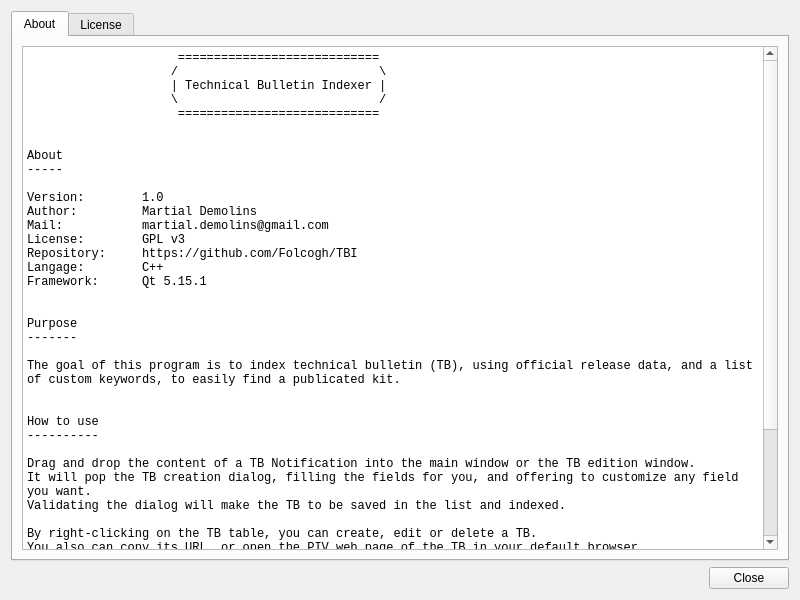
<?xml version="1.0" encoding="UTF-8"?>
<ui version="4.0">
 <class>DlgHelp</class>
 <widget class="QWidget" name="DlgHelp">
  <property name="geometry">
   <rect>
    <x>0</x>
    <y>0</y>
    <width>800</width>
    <height>600</height>
   </rect>
  </property>
  <property name="minimumSize">
   <size>
    <width>800</width>
    <height>600</height>
   </size>
  </property>
  <property name="windowTitle">
   <string>Form</string>
  </property>
  <layout class="QVBoxLayout" name="verticalLayout">
   <item>
    <widget class="QTabWidget" name="Tabs">
     <property name="currentIndex">
      <number>0</number>
     </property>
     <widget class="QWidget" name="TabAbout">
      <attribute name="title">
       <string>About</string>
      </attribute>
      <layout class="QVBoxLayout" name="verticalLayout_3">
       <item>
        <widget class="QPlainTextEdit" name="plainTextEdit_2">
         <property name="font">
          <font>
           <family>Consolas</family>
          </font>
         </property>
         <property name="plainText">
          <string>                     ============================
                    /                            \
                    | Technical Bulletin Indexer |
                    \                            /
                     ============================


About
-----

Version:        1.0
Author:         Martial Demolins
Mail:           martial.demolins@gmail.com
License:        GPL v3
Repository:     https://github.com/Folcogh/TBI
Langage:        C++
Framework:      Qt 5.15.1


Purpose
-------

The goal of this program is to index technical bulletin (TB), using official release data, and a list of custom keywords, to easily find a publicated kit.


How to use
----------

Drag and drop the content of a TB Notification into the main window or the TB edition window.
It will pop the TB creation dialog, filling the fields for you, and offering to customize any field you want.
Validating the dialog will make the TB to be saved in the list and indexed.

By right-clicking on the TB table, you can create, edit or delete a TB.
You also can copy its URL, or open the PIV web page of the TB in your default browser.
Obviously, you need to be connected to TP intranet to perform this.

When adding a new TB, fill the keywords field with your own words: this field is used to quickly find a TB you have added beforehand.

Notes:
- the index file (index.tbi) is saved in the program current directory.
- run the program with the --check-database to force DB check at startup
</string>
         </property>
        </widget>
       </item>
      </layout>
     </widget>
     <widget class="QWidget" name="TabLicense">
      <attribute name="title">
       <string>License</string>
      </attribute>
      <layout class="QVBoxLayout" name="verticalLayout_2">
       <item>
        <widget class="QPlainTextEdit" name="plainTextEdit">
         <property name="plainText">
          <string>                    GNU GENERAL PUBLIC LICENSE
                       Version 3, 29 June 2007

 Copyright (C) 2007 Free Software Foundation, Inc. &lt;https://fsf.org/&gt;
 Everyone is permitted to copy and distribute verbatim copies
 of this license document, but changing it is not allowed.

                            Preamble

  The GNU General Public License is a free, copyleft license for
software and other kinds of works.

  The licenses for most software and other practical works are designed
to take away your freedom to share and change the works.  By contrast,
the GNU General Public License is intended to guarantee your freedom to
share and change all versions of a program--to make sure it remains free
software for all its users.  We, the Free Software Foundation, use the
GNU General Public License for most of our software; it applies also to
any other work released this way by its authors.  You can apply it to
your programs, too.

  When we speak of free software, we are referring to freedom, not
price.  Our General Public Licenses are designed to make sure that you
have the freedom to distribute copies of free software (and charge for
them if you wish), that you receive source code or can get it if you
want it, that you can change the software or use pieces of it in new
free programs, and that you know you can do these things.

  To protect your rights, we need to prevent others from denying you
these rights or asking you to surrender the rights.  Therefore, you have
certain responsibilities if you distribute copies of the software, or if
you modify it: responsibilities to respect the freedom of others.

  For example, if you distribute copies of such a program, whether
gratis or for a fee, you must pass on to the recipients the same
freedoms that you received.  You must make sure that they, too, receive
or can get the source code.  And you must show them these terms so they
know their rights.

  Developers that use the GNU GPL protect your rights with two steps:
(1) assert copyright on the software, and (2) offer you this License
giving you legal permission to copy, distribute and/or modify it.

  For the developers' and authors' protection, the GPL clearly explains
that there is no warranty for this free software.  For both users' and
authors' sake, the GPL requires that modified versions be marked as
changed, so that their problems will not be attributed erroneously to
authors of previous versions.

  Some devices are designed to deny users access to install or run
modified versions of the software inside them, although the manufacturer
can do so.  This is fundamentally incompatible with the aim of
protecting users' freedom to change the software.  The systematic
pattern of such abuse occurs in the area of products for individuals to
use, which is precisely where it is most unacceptable.  Therefore, we
have designed this version of the GPL to prohibit the practice for those
products.  If such problems arise substantially in other domains, we
stand ready to extend this provision to those domains in future versions
of the GPL, as needed to protect the freedom of users.

  Finally, every program is threatened constantly by software patents.
States should not allow patents to restrict development and use of
software on general-purpose computers, but in those that do, we wish to
avoid the special danger that patents applied to a free program could
make it effectively proprietary.  To prevent this, the GPL assures that
patents cannot be used to render the program non-free.

  The precise terms and conditions for copying, distribution and
modification follow.

                       TERMS AND CONDITIONS

  0. Definitions.

  &quot;This License&quot; refers to version 3 of the GNU General Public License.

  &quot;Copyright&quot; also means copyright-like laws that apply to other kinds of
works, such as semiconductor masks.

  &quot;The Program&quot; refers to any copyrightable work licensed under this
License.  Each licensee is addressed as &quot;you&quot;.  &quot;Licensees&quot; and
&quot;recipients&quot; may be individuals or organizations.

  To &quot;modify&quot; a work means to copy from or adapt all or part of the work
in a fashion requiring copyright permission, other than the making of an
exact copy.  The resulting work is called a &quot;modified version&quot; of the
earlier work or a work &quot;based on&quot; the earlier work.

  A &quot;covered work&quot; means either the unmodified Program or a work based
on the Program.

  To &quot;propagate&quot; a work means to do anything with it that, without
permission, would make you directly or secondarily liable for
infringement under applicable copyright law, except executing it on a
computer or modifying a private copy.  Propagation includes copying,
distribution (with or without modification), making available to the
public, and in some countries other activities as well.

  To &quot;convey&quot; a work means any kind of propagation that enables other
parties to make or receive copies.  Mere interaction with a user through
a computer network, with no transfer of a copy, is not conveying.

  An interactive user interface displays &quot;Appropriate Legal Notices&quot;
to the extent that it includes a convenient and prominently visible
feature that (1) displays an appropriate copyright notice, and (2)
tells the user that there is no warranty for the work (except to the
extent that warranties are provided), that licensees may convey the
work under this License, and how to view a copy of this License.  If
the interface presents a list of user commands or options, such as a
menu, a prominent item in the list meets this criterion.

  1. Source Code.

  The &quot;source code&quot; for a work means the preferred form of the work
for making modifications to it.  &quot;Object code&quot; means any non-source
form of a work.

  A &quot;Standard Interface&quot; means an interface that either is an official
standard defined by a recognized standards body, or, in the case of
interfaces specified for a particular programming language, one that
is widely used among developers working in that language.

  The &quot;System Libraries&quot; of an executable work include anything, other
than the work as a whole, that (a) is included in the normal form of
packaging a Major Component, but which is not part of that Major
Component, and (b) serves only to enable use of the work with that
Major Component, or to implement a Standard Interface for which an
implementation is available to the public in source code form.  A
&quot;Major Component&quot;, in this context, means a major essential component
(kernel, window system, and so on) of the specific operating system
(if any) on which the executable work runs, or a compiler used to
produce the work, or an object code interpreter used to run it.

  The &quot;Corresponding Source&quot; for a work in object code form means all
the source code needed to generate, install, and (for an executable
work) run the object code and to modify the work, including scripts to
control those activities.  However, it does not include the work's
System Libraries, or general-purpose tools or generally available free
programs which are used unmodified in performing those activities but
which are not part of the work.  For example, Corresponding Source
includes interface definition files associated with source files for
the work, and the source code for shared libraries and dynamically
linked subprograms that the work is specifically designed to require,
such as by intimate data communication or control flow between those
subprograms and other parts of the work.

  The Corresponding Source need not include anything that users
can regenerate automatically from other parts of the Corresponding
Source.

  The Corresponding Source for a work in source code form is that
same work.

  2. Basic Permissions.

  All rights granted under this License are granted for the term of
copyright on the Program, and are irrevocable provided the stated
conditions are met.  This License explicitly affirms your unlimited
permission to run the unmodified Program.  The output from running a
covered work is covered by this License only if the output, given its
content, constitutes a covered work.  This License acknowledges your
rights of fair use or other equivalent, as provided by copyright law.

  You may make, run and propagate covered works that you do not
convey, without conditions so long as your license otherwise remains
in force.  You may convey covered works to others for the sole purpose
of having them make modifications exclusively for you, or provide you
with facilities for running those works, provided that you comply with
the terms of this License in conveying all material for which you do
not control copyright.  Those thus making or running the covered works
for you must do so exclusively on your behalf, under your direction
and control, on terms that prohibit them from making any copies of
your copyrighted material outside their relationship with you.

  Conveying under any other circumstances is permitted solely under
the conditions stated below.  Sublicensing is not allowed; section 10
makes it unnecessary.

  3. Protecting Users' Legal Rights From Anti-Circumvention Law.

  No covered work shall be deemed part of an effective technological
measure under any applicable law fulfilling obligations under article
11 of the WIPO copyright treaty adopted on 20 December 1996, or
similar laws prohibiting or restricting circumvention of such
measures.

  When you convey a covered work, you waive any legal power to forbid
circumvention of technological measures to the extent such circumvention
is effected by exercising rights under this License with respect to
the covered work, and you disclaim any intention to limit operation or
modification of the work as a means of enforcing, against the work's
users, your or third parties' legal rights to forbid circumvention of
technological measures.

  4. Conveying Verbatim Copies.

  You may convey verbatim copies of the Program's source code as you
receive it, in any medium, provided that you conspicuously and
appropriately publish on each copy an appropriate copyright notice;
keep intact all notices stating that this License and any
non-permissive terms added in accord with section 7 apply to the code;
keep intact all notices of the absence of any warranty; and give all
recipients a copy of this License along with the Program.

  You may charge any price or no price for each copy that you convey,
and you may offer support or warranty protection for a fee.

  5. Conveying Modified Source Versions.

  You may convey a work based on the Program, or the modifications to
produce it from the Program, in the form of source code under the
terms of section 4, provided that you also meet all of these conditions:

    a) The work must carry prominent notices stating that you modified
    it, and giving a relevant date.

    b) The work must carry prominent notices stating that it is
    released under this License and any conditions added under section
    7.  This requirement modifies the requirement in section 4 to
    &quot;keep intact all notices&quot;.

    c) You must license the entire work, as a whole, under this
    License to anyone who comes into possession of a copy.  This
    License will therefore apply, along with any applicable section 7
    additional terms, to the whole of the work, and all its parts,
    regardless of how they are packaged.  This License gives no
    permission to license the work in any other way, but it does not
    invalidate such permission if you have separately received it.

    d) If the work has interactive user interfaces, each must display
    Appropriate Legal Notices; however, if the Program has interactive
    interfaces that do not display Appropriate Legal Notices, your
    work need not make them do so.

  A compilation of a covered work with other separate and independent
works, which are not by their nature extensions of the covered work,
and which are not combined with it such as to form a larger program,
in or on a volume of a storage or distribution medium, is called an
&quot;aggregate&quot; if the compilation and its resulting copyright are not
used to limit the access or legal rights of the compilation's users
beyond what the individual works permit.  Inclusion of a covered work
in an aggregate does not cause this License to apply to the other
parts of the aggregate.

  6. Conveying Non-Source Forms.

  You may convey a covered work in object code form under the terms
of sections 4 and 5, provided that you also convey the
machine-readable Corresponding Source under the terms of this License,
in one of these ways:

    a) Convey the object code in, or embodied in, a physical product
    (including a physical distribution medium), accompanied by the
    Corresponding Source fixed on a durable physical medium
    customarily used for software interchange.

    b) Convey the object code in, or embodied in, a physical product
    (including a physical distribution medium), accompanied by a
    written offer, valid for at least three years and valid for as
    long as you offer spare parts or customer support for that product
    model, to give anyone who possesses the object code either (1) a
    copy of the Corresponding Source for all the software in the
    product that is covered by this License, on a durable physical
    medium customarily used for software interchange, for a price no
    more than your reasonable cost of physically performing this
    conveying of source, or (2) access to copy the
    Corresponding Source from a network server at no charge.

    c) Convey individual copies of the object code with a copy of the
    written offer to provide the Corresponding Source.  This
    alternative is allowed only occasionally and noncommercially, and
    only if you received the object code with such an offer, in accord
    with subsection 6b.

    d) Convey the object code by offering access from a designated
    place (gratis or for a charge), and offer equivalent access to the
    Corresponding Source in the same way through the same place at no
    further charge.  You need not require recipients to copy the
    Corresponding Source along with the object code.  If the place to
    copy the object code is a network server, the Corresponding Source
    may be on a different server (operated by you or a third party)
    that supports equivalent copying facilities, provided you maintain
    clear directions next to the object code saying where to find the
    Corresponding Source.  Regardless of what server hosts the
    Corresponding Source, you remain obligated to ensure that it is
    available for as long as needed to satisfy these requirements.

    e) Convey the object code using peer-to-peer transmission, provided
    you inform other peers where the object code and Corresponding
    Source of the work are being offered to the general public at no
    charge under subsection 6d.

  A separable portion of the object code, whose source code is excluded
from the Corresponding Source as a System Library, need not be
included in conveying the object code work.

  A &quot;User Product&quot; is either (1) a &quot;consumer product&quot;, which means any
tangible personal property which is normally used for personal, family,
or household purposes, or (2) anything designed or sold for incorporation
into a dwelling.  In determining whether a product is a consumer product,
doubtful cases shall be resolved in favor of coverage.  For a particular
product received by a particular user, &quot;normally used&quot; refers to a
typical or common use of that class of product, regardless of the status
of the particular user or of the way in which the particular user
actually uses, or expects or is expected to use, the product.  A product
is a consumer product regardless of whether the product has substantial
commercial, industrial or non-consumer uses, unless such uses represent
the only significant mode of use of the product.

  &quot;Installation Information&quot; for a User Product means any methods,
procedures, authorization keys, or other information required to install
and execute modified versions of a covered work in that User Product from
a modified version of its Corresponding Source.  The information must
suffice to ensure that the continued functioning of the modified object
code is in no case prevented or interfered with solely because
modification has been made.

  If you convey an object code work under this section in, or with, or
specifically for use in, a User Product, and the conveying occurs as
part of a transaction in which the right of possession and use of the
User Product is transferred to the recipient in perpetuity or for a
fixed term (regardless of how the transaction is characterized), the
Corresponding Source conveyed under this section must be accompanied
by the Installation Information.  But this requirement does not apply
if neither you nor any third party retains the ability to install
modified object code on the User Product (for example, the work has
been installed in ROM).

  The requirement to provide Installation Information does not include a
requirement to continue to provide support service, warranty, or updates
for a work that has been modified or installed by the recipient, or for
the User Product in which it has been modified or installed.  Access to a
network may be denied when the modification itself materially and
adversely affects the operation of the network or violates the rules and
protocols for communication across the network.

  Corresponding Source conveyed, and Installation Information provided,
in accord with this section must be in a format that is publicly
documented (and with an implementation available to the public in
source code form), and must require no special password or key for
unpacking, reading or copying.

  7. Additional Terms.

  &quot;Additional permissions&quot; are terms that supplement the terms of this
License by making exceptions from one or more of its conditions.
Additional permissions that are applicable to the entire Program shall
be treated as though they were included in this License, to the extent
that they are valid under applicable law.  If additional permissions
apply only to part of the Program, that part may be used separately
under those permissions, but the entire Program remains governed by
this License without regard to the additional permissions.

  When you convey a copy of a covered work, you may at your option
remove any additional permissions from that copy, or from any part of
it.  (Additional permissions may be written to require their own
removal in certain cases when you modify the work.)  You may place
additional permissions on material, added by you to a covered work,
for which you have or can give appropriate copyright permission.

  Notwithstanding any other provision of this License, for material you
add to a covered work, you may (if authorized by the copyright holders of
that material) supplement the terms of this License with terms:

    a) Disclaiming warranty or limiting liability differently from the
    terms of sections 15 and 16 of this License; or

    b) Requiring preservation of specified reasonable legal notices or
    author attributions in that material or in the Appropriate Legal
    Notices displayed by works containing it; or

    c) Prohibiting misrepresentation of the origin of that material, or
    requiring that modified versions of such material be marked in
    reasonable ways as different from the original version; or

    d) Limiting the use for publicity purposes of names of licensors or
    authors of the material; or

    e) Declining to grant rights under trademark law for use of some
    trade names, trademarks, or service marks; or

    f) Requiring indemnification of licensors and authors of that
    material by anyone who conveys the material (or modified versions of
    it) with contractual assumptions of liability to the recipient, for
    any liability that these contractual assumptions directly impose on
    those licensors and authors.

  All other non-permissive additional terms are considered &quot;further
restrictions&quot; within the meaning of section 10.  If the Program as you
received it, or any part of it, contains a notice stating that it is
governed by this License along with a term that is a further
restriction, you may remove that term.  If a license document contains
a further restriction but permits relicensing or conveying under this
License, you may add to a covered work material governed by the terms
of that license document, provided that the further restriction does
not survive such relicensing or conveying.

  If you add terms to a covered work in accord with this section, you
must place, in the relevant source files, a statement of the
additional terms that apply to those files, or a notice indicating
where to find the applicable terms.

  Additional terms, permissive or non-permissive, may be stated in the
form of a separately written license, or stated as exceptions;
the above requirements apply either way.

  8. Termination.

  You may not propagate or modify a covered work except as expressly
provided under this License.  Any attempt otherwise to propagate or
modify it is void, and will automatically terminate your rights under
this License (including any patent licenses granted under the third
paragraph of section 11).

  However, if you cease all violation of this License, then your
license from a particular copyright holder is reinstated (a)
provisionally, unless and until the copyright holder explicitly and
finally terminates your license, and (b) permanently, if the copyright
holder fails to notify you of the violation by some reasonable means
prior to 60 days after the cessation.

  Moreover, your license from a particular copyright holder is
reinstated permanently if the copyright holder notifies you of the
violation by some reasonable means, this is the first time you have
received notice of violation of this License (for any work) from that
copyright holder, and you cure the violation prior to 30 days after
your receipt of the notice.

  Termination of your rights under this section does not terminate the
licenses of parties who have received copies or rights from you under
this License.  If your rights have been terminated and not permanently
reinstated, you do not qualify to receive new licenses for the same
material under section 10.

  9. Acceptance Not Required for Having Copies.

  You are not required to accept this License in order to receive or
run a copy of the Program.  Ancillary propagation of a covered work
occurring solely as a consequence of using peer-to-peer transmission
to receive a copy likewise does not require acceptance.  However,
nothing other than this License grants you permission to propagate or
modify any covered work.  These actions infringe copyright if you do
not accept this License.  Therefore, by modifying or propagating a
covered work, you indicate your acceptance of this License to do so.

  10. Automatic Licensing of Downstream Recipients.

  Each time you convey a covered work, the recipient automatically
receives a license from the original licensors, to run, modify and
propagate that work, subject to this License.  You are not responsible
for enforcing compliance by third parties with this License.

  An &quot;entity transaction&quot; is a transaction transferring control of an
organization, or substantially all assets of one, or subdividing an
organization, or merging organizations.  If propagation of a covered
work results from an entity transaction, each party to that
transaction who receives a copy of the work also receives whatever
licenses to the work the party's predecessor in interest had or could
give under the previous paragraph, plus a right to possession of the
Corresponding Source of the work from the predecessor in interest, if
the predecessor has it or can get it with reasonable efforts.

  You may not impose any further restrictions on the exercise of the
rights granted or affirmed under this License.  For example, you may
not impose a license fee, royalty, or other charge for exercise of
rights granted under this License, and you may not initiate litigation
(including a cross-claim or counterclaim in a lawsuit) alleging that
any patent claim is infringed by making, using, selling, offering for
sale, or importing the Program or any portion of it.

  11. Patents.

  A &quot;contributor&quot; is a copyright holder who authorizes use under this
License of the Program or a work on which the Program is based.  The
work thus licensed is called the contributor's &quot;contributor version&quot;.

  A contributor's &quot;essential patent claims&quot; are all patent claims
owned or controlled by the contributor, whether already acquired or
hereafter acquired, that would be infringed by some manner, permitted
by this License, of making, using, or selling its contributor version,
but do not include claims that would be infringed only as a
consequence of further modification of the contributor version.  For
purposes of this definition, &quot;control&quot; includes the right to grant
patent sublicenses in a manner consistent with the requirements of
this License.

  Each contributor grants you a non-exclusive, worldwide, royalty-free
patent license under the contributor's essential patent claims, to
make, use, sell, offer for sale, import and otherwise run, modify and
propagate the contents of its contributor version.

  In the following three paragraphs, a &quot;patent license&quot; is any express
agreement or commitment, however denominated, not to enforce a patent
(such as an express permission to practice a patent or covenant not to
sue for patent infringement).  To &quot;grant&quot; such a patent license to a
party means to make such an agreement or commitment not to enforce a
patent against the party.

  If you convey a covered work, knowingly relying on a patent license,
and the Corresponding Source of the work is not available for anyone
to copy, free of charge and under the terms of this License, through a
publicly available network server or other readily accessible means,
then you must either (1) cause the Corresponding Source to be so
available, or (2) arrange to deprive yourself of the benefit of the
patent license for this particular work, or (3) arrange, in a manner
consistent with the requirements of this License, to extend the patent
license to downstream recipients.  &quot;Knowingly relying&quot; means you have
actual knowledge that, but for the patent license, your conveying the
covered work in a country, or your recipient's use of the covered work
in a country, would infringe one or more identifiable patents in that
country that you have reason to believe are valid.

  If, pursuant to or in connection with a single transaction or
arrangement, you convey, or propagate by procuring conveyance of, a
covered work, and grant a patent license to some of the parties
receiving the covered work authorizing them to use, propagate, modify
or convey a specific copy of the covered work, then the patent license
you grant is automatically extended to all recipients of the covered
work and works based on it.

  A patent license is &quot;discriminatory&quot; if it does not include within
the scope of its coverage, prohibits the exercise of, or is
conditioned on the non-exercise of one or more of the rights that are
specifically granted under this License.  You may not convey a covered
work if you are a party to an arrangement with a third party that is
in the business of distributing software, under which you make payment
to the third party based on the extent of your activity of conveying
the work, and under which the third party grants, to any of the
parties who would receive the covered work from you, a discriminatory
patent license (a) in connection with copies of the covered work
conveyed by you (or copies made from those copies), or (b) primarily
for and in connection with specific products or compilations that
contain the covered work, unless you entered into that arrangement,
or that patent license was granted, prior to 28 March 2007.

  Nothing in this License shall be construed as excluding or limiting
any implied license or other defenses to infringement that may
otherwise be available to you under applicable patent law.

  12. No Surrender of Others' Freedom.

  If conditions are imposed on you (whether by court order, agreement or
otherwise) that contradict the conditions of this License, they do not
excuse you from the conditions of this License.  If you cannot convey a
covered work so as to satisfy simultaneously your obligations under this
License and any other pertinent obligations, then as a consequence you may
not convey it at all.  For example, if you agree to terms that obligate you
to collect a royalty for further conveying from those to whom you convey
the Program, the only way you could satisfy both those terms and this
License would be to refrain entirely from conveying the Program.

  13. Use with the GNU Affero General Public License.

  Notwithstanding any other provision of this License, you have
permission to link or combine any covered work with a work licensed
under version 3 of the GNU Affero General Public License into a single
combined work, and to convey the resulting work.  The terms of this
License will continue to apply to the part which is the covered work,
but the special requirements of the GNU Affero General Public License,
section 13, concerning interaction through a network will apply to the
combination as such.

  14. Revised Versions of this License.

  The Free Software Foundation may publish revised and/or new versions of
the GNU General Public License from time to time.  Such new versions will
be similar in spirit to the present version, but may differ in detail to
address new problems or concerns.

  Each version is given a distinguishing version number.  If the
Program specifies that a certain numbered version of the GNU General
Public License &quot;or any later version&quot; applies to it, you have the
option of following the terms and conditions either of that numbered
version or of any later version published by the Free Software
Foundation.  If the Program does not specify a version number of the
GNU General Public License, you may choose any version ever published
by the Free Software Foundation.

  If the Program specifies that a proxy can decide which future
versions of the GNU General Public License can be used, that proxy's
public statement of acceptance of a version permanently authorizes you
to choose that version for the Program.

  Later license versions may give you additional or different
permissions.  However, no additional obligations are imposed on any
author or copyright holder as a result of your choosing to follow a
later version.

  15. Disclaimer of Warranty.

  THERE IS NO WARRANTY FOR THE PROGRAM, TO THE EXTENT PERMITTED BY
APPLICABLE LAW.  EXCEPT WHEN OTHERWISE STATED IN WRITING THE COPYRIGHT
HOLDERS AND/OR OTHER PARTIES PROVIDE THE PROGRAM &quot;AS IS&quot; WITHOUT WARRANTY
OF ANY KIND, EITHER EXPRESSED OR IMPLIED, INCLUDING, BUT NOT LIMITED TO,
THE IMPLIED WARRANTIES OF MERCHANTABILITY AND FITNESS FOR A PARTICULAR
PURPOSE.  THE ENTIRE RISK AS TO THE QUALITY AND PERFORMANCE OF THE PROGRAM
IS WITH YOU.  SHOULD THE PROGRAM PROVE DEFECTIVE, YOU ASSUME THE COST OF
ALL NECESSARY SERVICING, REPAIR OR CORRECTION.

  16. Limitation of Liability.

  IN NO EVENT UNLESS REQUIRED BY APPLICABLE LAW OR AGREED TO IN WRITING
WILL ANY COPYRIGHT HOLDER, OR ANY OTHER PARTY WHO MODIFIES AND/OR CONVEYS
THE PROGRAM AS PERMITTED ABOVE, BE LIABLE TO YOU FOR DAMAGES, INCLUDING ANY
GENERAL, SPECIAL, INCIDENTAL OR CONSEQUENTIAL DAMAGES ARISING OUT OF THE
USE OR INABILITY TO USE THE PROGRAM (INCLUDING BUT NOT LIMITED TO LOSS OF
DATA OR DATA BEING RENDERED INACCURATE OR LOSSES SUSTAINED BY YOU OR THIRD
PARTIES OR A FAILURE OF THE PROGRAM TO OPERATE WITH ANY OTHER PROGRAMS),
EVEN IF SUCH HOLDER OR OTHER PARTY HAS BEEN ADVISED OF THE POSSIBILITY OF
SUCH DAMAGES.

  17. Interpretation of Sections 15 and 16.

  If the disclaimer of warranty and limitation of liability provided
above cannot be given local legal effect according to their terms,
reviewing courts shall apply local law that most closely approximates
an absolute waiver of all civil liability in connection with the
Program, unless a warranty or assumption of liability accompanies a
copy of the Program in return for a fee.

                     END OF TERMS AND CONDITIONS</string>
         </property>
        </widget>
       </item>
      </layout>
     </widget>
    </widget>
   </item>
   <item>
    <layout class="QHBoxLayout" name="HLayoutButton">
     <item>
      <spacer name="HSpacerButton">
       <property name="orientation">
        <enum>Qt::Horizontal</enum>
       </property>
       <property name="sizeHint" stdset="0">
        <size>
         <width>40</width>
         <height>20</height>
        </size>
       </property>
      </spacer>
     </item>
     <item>
      <widget class="QPushButton" name="ButtonClose">
       <property name="text">
        <string>Close</string>
       </property>
      </widget>
     </item>
    </layout>
   </item>
  </layout>
 </widget>
 <resources/>
 <connections/>
</ui>
